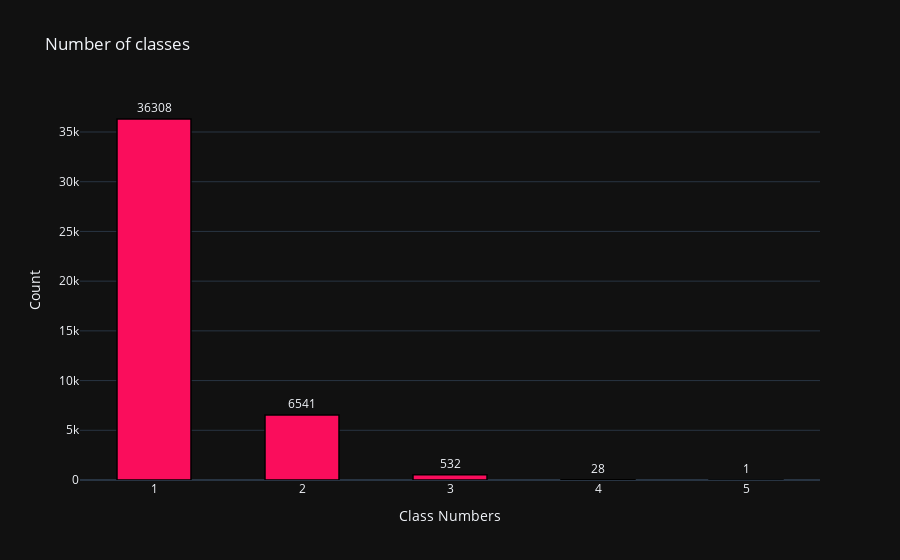

Here is the notebook cell this chart was saved with:
### Code cell
temp_df = df_train['Len of classes'].value_counts().sort_index()


plot1 = go.Bar(
    x = ['1','2','3','4','5'],
    y = temp_df.tolist(),
    marker = dict(color='rgb(250,13,92)', line=dict(color='rgb(0,0,0)',width=1.5)),
    text = temp_df.tolist(),
    textposition = 'outside',
    width = [0.5,0.5,0.5,0.5,0.5]
) 
layout = go.Layout(
    template = "plotly_dark",
    title = 'Number of classes',
    xaxis = dict(title = 'Class Numbers'),
    yaxis = dict(title = 'Count')
)
fig = go.Figure(data=[plot1], layout=layout)
fig.show()

### Figure 1 — Plotly figure (JSON) as saved in the notebook; plotly's stock layout.template omitted (floating-point values rounded to 4 significant figures)
{"data": [{"marker": {"color": "rgb(250,13,92)", "line": {"color": "rgb(0,0,0)", "width": 1.5}}, "text": ["36308", "6541", "532", "28", "1"], "textposition": "outside", "type": "bar", "width": [0.5, 0.5, 0.5, 0.5, 0.5], "x": ["1", "2", "3", "4", "5"], "y": [36308, 6541, 532, 28, 1]}], "layout": {"title": {"text": "Number of classes"}, "xaxis": {"title": {"text": "Class Numbers"}}, "yaxis": {"title": {"text": "Count"}}}}
